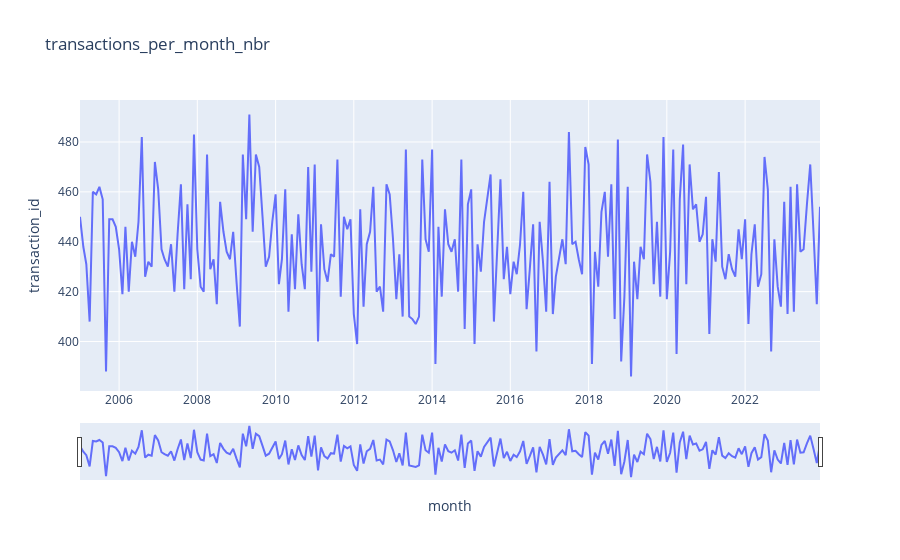

Notebook code cell kept with this figure:
### Markdown cell above
Nombre de transaction par mois

### Code cell
transactions_per_month_nbr = pd.DataFrame(transactions_copy.groupby("month").transaction_id.count()).reset_index()
fig = px.line(transactions_per_month_nbr, x='month', y='transaction_id', title='transactions_per_month_nbr')

fig.update_xaxes(rangeslider_visible=True)
fig.show()

### Figure 1 — Plotly figure (JSON) as saved in the notebook; plotly's stock layout.template omitted (floating-point values rounded to 4 significant figures; data arrays with more than 128 entries replaced by an {"elided": "..."} marker saying what was removed)
{"data": [{"hovertemplate": "month=%{x}<br>transaction_id=%{y}<extra></extra>", "legendgroup": "", "line": {"color": "#636efa", "dash": "solid"}, "marker": {"symbol": "circle"}, "mode": "lines", "name": "", "orientation": "v", "showlegend": false, "type": "scatter", "x": {"elided": "228 str values"}, "xaxis": "x", "y": {"elided": "228 int values"}, "yaxis": "y"}], "layout": {"legend": {"tracegroupgap": 0}, "title": {"text": "transactions_per_month_nbr"}, "xaxis": {"anchor": "y", "domain": [0, 1], "rangeslider": {"visible": true}, "title": {"text": "month"}}, "yaxis": {"anchor": "x", "domain": [0, 1], "title": {"text": "transaction_id"}}}}
